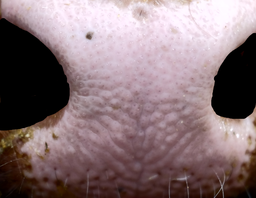
#> input picture images/testenhancednonostrils.png, 256 x 198 px, shrunk from 2104 x 1624 before the run, found by its file name
$ python top-hat_filtering_highlight.py
#> lines starting #> are read from the running program, lines starting #| are printed output that depends on the picture; after the words box and inside, x2 and y2 are one past the last pixel; in counts of white or black regions, pixels touching at a corner belong together
import matplotlib.pyplot as plt
import numpy as np
from skimage.morphology import disk, white_tophat, black_tophat, skeletonize

# Load the image
image = plt.imread('images\\testenhancednonostrils.png')
#> image is the input picture: shape (198, 256, 4) float32; mean R, G, B, A 0.529, 0.45, 0.466, 1

# Convert the image to grayscale
image_gray = np.mean(image, axis=2)
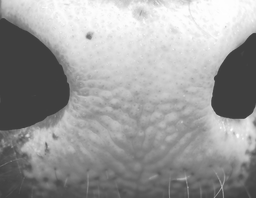
#> image_gray: shape (198, 256) float32; min 0.25, max 0.999, mean 0.611

# Define the size of the structuring element for top-hat and skeletonization filtering
radius = 50
selem = disk(radius)

try:
    # Perform white top-hat filtering to enhance bright features (ridges and input)
    ridges = white_tophat(image_gray, selem)
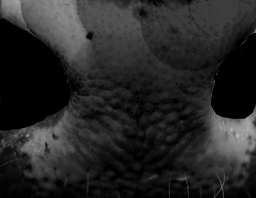
#> ridges: shape (198, 256) float32; min 0, max 0.721, mean 0.151

    # Perform black top-hat filtering to enhance dark features (valleys)
    valleys = black_tophat(image_gray, selem)
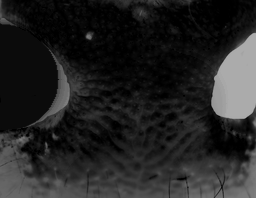
#> valleys: shape (198, 256) float32; min 0, max 0.671, mean 0.142

    # Combine the enhanced ridges and valleys
    ridges = ridges - valleys
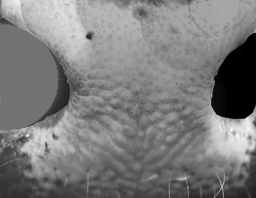
#> ridges: shape (198, 256) float32; min -0.671, max 0.721, mean 0.00909; drawn with min black and max white

    # Binarize the image to highlight the ridges
    threshold = 0.1
    ridges[ridges < threshold * np.max(ridges)] = 0
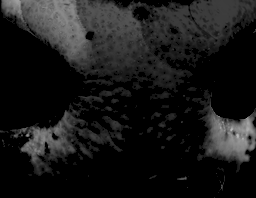
#> ridges: shape (198, 256) float32; min 0, max 0.721, mean 0.0978
    ridges[ridges > 0] = 1
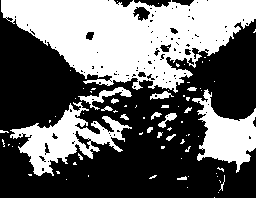
#> ridges: shape (198, 256) float32; values 0 (black) and 1 (white), 41.4% white; 77 white regions (59 under 20 px), largest, box (x1, y1, x2, y2) and area: (1, 0, 256, 93) 14035, (10, 102, 132, 176) 3280, (192, 89, 256, 173) 2509

    # Skeletonize the binarized image to obtain thin ridges
    ridges = skeletonize(ridges)
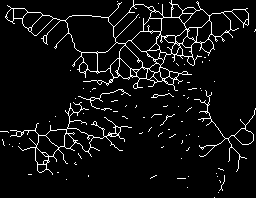
#> ridges: shape (198, 256) bool; 6.1% white in thin lines or dots

    # Display the original image and the enhanced ridges
    fig, axes = plt.subplots(ncols=2, figsize=(8, 4))
    ax = axes.ravel()

    ax[0].imshow(image, cmap='gray')
    ax[0].set_title('Original image')

    ax[1].imshow(ridges, cmap='gray')
    ax[1].set_title('Enhanced ridges')

    for a in ax:
        a.axis('off')

    plt.tight_layout()
    plt.show()

except ValueError as e:
    print("Error: ", e)
